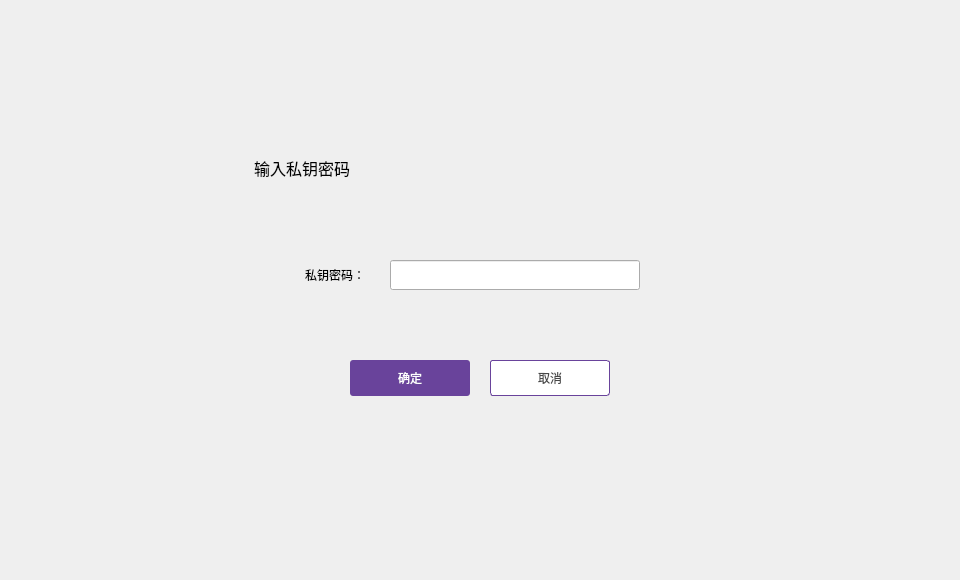
<?xml version="1.0" encoding="UTF-8"?>
<ui version="4.0">
 <class>ImportEnterPwdDialog</class>
 <widget class="QDialog" name="ImportEnterPwdDialog">
  <property name="geometry">
   <rect>
    <x>0</x>
    <y>0</y>
    <width>960</width>
    <height>580</height>
   </rect>
  </property>
  <property name="windowTitle">
   <string>Dialog</string>
  </property>
  <widget class="QWidget" name="widget" native="true">
   <property name="geometry">
    <rect>
     <x>0</x>
     <y>0</y>
     <width>960</width>
     <height>580</height>
    </rect>
   </property>
   <widget class="QWidget" name="containerWidget" native="true">
    <property name="geometry">
     <rect>
      <x>230</x>
      <y>140</y>
      <width>500</width>
      <height>300</height>
     </rect>
    </property>
    <property name="font">
     <font>
      <family>微软雅黑</family>
     </font>
    </property>
    <widget class="QLabel" name="contactLabel2">
     <property name="geometry">
      <rect>
       <x>24</x>
       <y>17</y>
       <width>171</width>
       <height>21</height>
      </rect>
     </property>
     <property name="font">
      <font>
       <family>微软雅黑</family>
       <pointsize>12</pointsize>
      </font>
     </property>
     <property name="styleSheet">
      <string notr="true"/>
     </property>
     <property name="text">
      <string>输入私钥密码</string>
     </property>
    </widget>
    <widget class="QToolButton" name="cancelBtn">
     <property name="geometry">
      <rect>
       <x>260</x>
       <y>220</y>
       <width>120</width>
       <height>36</height>
      </rect>
     </property>
     <property name="font">
      <font>
       <family>微软雅黑</family>
      </font>
     </property>
     <property name="cursor">
      <cursorShape>PointingHandCursor</cursorShape>
     </property>
     <property name="focusPolicy">
      <enum>Qt::NoFocus</enum>
     </property>
     <property name="styleSheet">
      <string notr="true">QToolButton{background-color:#ffffff;color:#484848;border:1px solid rgb(105,67,155);border-radius:3px;}
QToolButton:hover{color:rgb(105,67,155);}</string>
     </property>
     <property name="text">
      <string>取消</string>
     </property>
    </widget>
    <widget class="QToolButton" name="okBtn">
     <property name="geometry">
      <rect>
       <x>120</x>
       <y>220</y>
       <width>120</width>
       <height>36</height>
      </rect>
     </property>
     <property name="font">
      <font>
       <family>微软雅黑</family>
      </font>
     </property>
     <property name="cursor">
      <cursorShape>PointingHandCursor</cursorShape>
     </property>
     <property name="focusPolicy">
      <enum>Qt::NoFocus</enum>
     </property>
     <property name="styleSheet">
      <string notr="true">QToolButton{background-color:rgb(105,67,155);color:#ffffff;border:none;border-radius:3px;}
QToolButton:hover{background-color:rgb(125,87,180);}
QToolButton:disabled{background-color:#cecece;}</string>
     </property>
     <property name="text">
      <string>确定</string>
     </property>
    </widget>
    <widget class="QLabel" name="tipLabel2">
     <property name="geometry">
      <rect>
       <x>335</x>
       <y>220</y>
       <width>151</width>
       <height>16</height>
      </rect>
     </property>
     <property name="styleSheet">
      <string notr="true">color: rgb(255, 0, 0);</string>
     </property>
     <property name="text">
      <string/>
     </property>
    </widget>
    <widget class="QLabel" name="label_9">
     <property name="geometry">
      <rect>
       <x>55</x>
       <y>120</y>
       <width>80</width>
       <height>30</height>
      </rect>
     </property>
     <property name="font">
      <font>
       <family>微软雅黑</family>
       <stylestrategy>PreferDefault</stylestrategy>
      </font>
     </property>
     <property name="text">
      <string>私钥密码：</string>
     </property>
     <property name="alignment">
      <set>Qt::AlignRight|Qt::AlignTrailing|Qt::AlignVCenter</set>
     </property>
    </widget>
    <widget class="QLabel" name="tipLabel">
     <property name="geometry">
      <rect>
       <x>335</x>
       <y>165</y>
       <width>151</width>
       <height>16</height>
      </rect>
     </property>
     <property name="styleSheet">
      <string notr="true">color: rgb(255, 0, 0);</string>
     </property>
     <property name="text">
      <string/>
     </property>
    </widget>
    <widget class="QLineEdit" name="pkPwdLineEdit">
     <property name="geometry">
      <rect>
       <x>160</x>
       <y>120</y>
       <width>250</width>
       <height>30</height>
      </rect>
     </property>
     <property name="font">
      <font>
       <family>微软雅黑</family>
      </font>
     </property>
     <property name="contextMenuPolicy">
      <enum>Qt::DefaultContextMenu</enum>
     </property>
     <property name="echoMode">
      <enum>QLineEdit::Password</enum>
     </property>
    </widget>
   </widget>
  </widget>
 </widget>
 <resources/>
 <connections/>
</ui>
